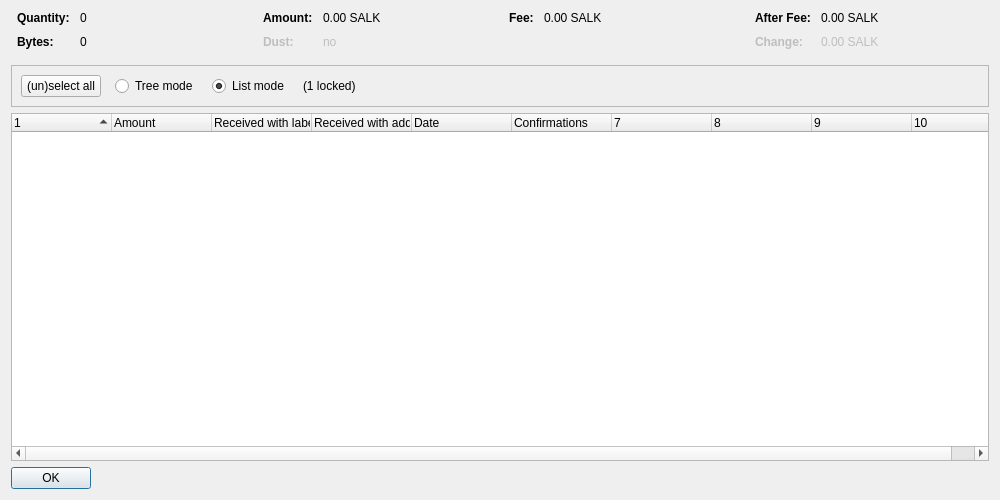
<?xml version="1.0" encoding="UTF-8"?>
<ui version="4.0">
 <class>CoinControlDialog</class>
 <widget class="QDialog" name="CoinControlDialog">
  <property name="geometry">
   <rect>
    <x>0</x>
    <y>0</y>
    <width>1000</width>
    <height>500</height>
   </rect>
  </property>
  <property name="windowTitle">
   <string>Coin Selection</string>
  </property>
  <layout class="QVBoxLayout" name="verticalLayout">
   <item>
    <layout class="QHBoxLayout" name="horizontalLayoutTop" stretch="0,0,0,0">
     <property name="topMargin">
      <number>0</number>
     </property>
     <property name="bottomMargin">
      <number>10</number>
     </property>
     <item>
      <layout class="QFormLayout" name="formLayoutCoinControl1">
       <property name="horizontalSpacing">
        <number>10</number>
       </property>
       <property name="verticalSpacing">
        <number>10</number>
       </property>
       <property name="leftMargin">
        <number>6</number>
       </property>
       <property name="rightMargin">
        <number>6</number>
       </property>
       <item row="0" column="0">
        <widget class="QLabel" name="labelCoinControlQuantityText">
         <property name="font">
          <font>
           <weight>75</weight>
           <bold>true</bold>
          </font>
         </property>
         <property name="text">
          <string>Quantity:</string>
         </property>
        </widget>
       </item>
       <item row="0" column="1">
        <widget class="QLabel" name="labelCoinControlQuantity">
         <property name="cursor">
          <cursorShape>IBeamCursor</cursorShape>
         </property>
         <property name="contextMenuPolicy">
          <enum>Qt::ActionsContextMenu</enum>
         </property>
         <property name="text">
          <string notr="true">0</string>
         </property>
         <property name="textInteractionFlags">
          <set>Qt::LinksAccessibleByMouse|Qt::TextSelectableByKeyboard|Qt::TextSelectableByMouse</set>
         </property>
        </widget>
       </item>
       <item row="1" column="0">
        <widget class="QLabel" name="labelCoinControlBytesText">
         <property name="font">
          <font>
           <weight>75</weight>
           <bold>true</bold>
          </font>
         </property>
         <property name="text">
          <string>Bytes:</string>
         </property>
        </widget>
       </item>
       <item row="1" column="1">
        <widget class="QLabel" name="labelCoinControlBytes">
         <property name="cursor">
          <cursorShape>IBeamCursor</cursorShape>
         </property>
         <property name="contextMenuPolicy">
          <enum>Qt::ActionsContextMenu</enum>
         </property>
         <property name="text">
          <string notr="true">0</string>
         </property>
         <property name="textInteractionFlags">
          <set>Qt::LinksAccessibleByMouse|Qt::TextSelectableByKeyboard|Qt::TextSelectableByMouse</set>
         </property>
        </widget>
       </item>
      </layout>
     </item>
     <item>
      <layout class="QFormLayout" name="formLayoutCoinControl2">
       <property name="horizontalSpacing">
        <number>10</number>
       </property>
       <property name="verticalSpacing">
        <number>10</number>
       </property>
       <property name="leftMargin">
        <number>6</number>
       </property>
       <property name="rightMargin">
        <number>6</number>
       </property>
       <item row="0" column="0">
        <widget class="QLabel" name="labelCoinControlAmountText">
         <property name="font">
          <font>
           <weight>75</weight>
           <bold>true</bold>
          </font>
         </property>
         <property name="text">
          <string>Amount:</string>
         </property>
        </widget>
       </item>
       <item row="0" column="1">
        <widget class="QLabel" name="labelCoinControlAmount">
         <property name="cursor">
          <cursorShape>IBeamCursor</cursorShape>
         </property>
         <property name="contextMenuPolicy">
          <enum>Qt::ActionsContextMenu</enum>
         </property>
         <property name="text">
          <string notr="true">0.00 SALK</string>
         </property>
         <property name="textInteractionFlags">
          <set>Qt::LinksAccessibleByMouse|Qt::TextSelectableByKeyboard|Qt::TextSelectableByMouse</set>
         </property>
        </widget>
       </item>
       <item row="1" column="0">
        <widget class="QLabel" name="labelCoinControlLowOutputText">
         <property name="enabled">
          <bool>false</bool>
         </property>
         <property name="font">
          <font>
           <weight>75</weight>
           <bold>true</bold>
          </font>
         </property>
         <property name="text">
          <string>Dust:</string>
         </property>
        </widget>
       </item>
       <item row="1" column="1">
        <widget class="QLabel" name="labelCoinControlLowOutput">
         <property name="enabled">
          <bool>false</bool>
         </property>
         <property name="cursor">
          <cursorShape>IBeamCursor</cursorShape>
         </property>
         <property name="contextMenuPolicy">
          <enum>Qt::ActionsContextMenu</enum>
         </property>
         <property name="text">
          <string notr="true">no</string>
         </property>
         <property name="textInteractionFlags">
          <set>Qt::LinksAccessibleByMouse|Qt::TextSelectableByKeyboard|Qt::TextSelectableByMouse</set>
         </property>
        </widget>
       </item>
      </layout>
     </item>
     <item>
      <layout class="QFormLayout" name="formLayoutCoinControl3">
       <property name="horizontalSpacing">
        <number>10</number>
       </property>
       <property name="verticalSpacing">
        <number>10</number>
       </property>
       <property name="leftMargin">
        <number>6</number>
       </property>
       <property name="rightMargin">
        <number>6</number>
       </property>
       <item row="0" column="0">
        <widget class="QLabel" name="labelCoinControlFeeText">
         <property name="font">
          <font>
           <weight>75</weight>
           <bold>true</bold>
          </font>
         </property>
         <property name="text">
          <string>Fee:</string>
         </property>
        </widget>
       </item>
       <item row="0" column="1">
        <widget class="QLabel" name="labelCoinControlFee">
         <property name="cursor">
          <cursorShape>IBeamCursor</cursorShape>
         </property>
         <property name="contextMenuPolicy">
          <enum>Qt::ActionsContextMenu</enum>
         </property>
         <property name="text">
          <string notr="true">0.00 SALK</string>
         </property>
         <property name="textInteractionFlags">
          <set>Qt::LinksAccessibleByMouse|Qt::TextSelectableByKeyboard|Qt::TextSelectableByMouse</set>
         </property>
        </widget>
       </item>
      </layout>
     </item>
     <item>
      <layout class="QFormLayout" name="formLayoutCoinControl4">
       <property name="horizontalSpacing">
        <number>10</number>
       </property>
       <property name="verticalSpacing">
        <number>10</number>
       </property>
       <property name="leftMargin">
        <number>6</number>
       </property>
       <property name="rightMargin">
        <number>6</number>
       </property>
       <item row="0" column="0">
        <widget class="QLabel" name="labelCoinControlAfterFeeText">
         <property name="font">
          <font>
           <weight>75</weight>
           <bold>true</bold>
          </font>
         </property>
         <property name="text">
          <string>After Fee:</string>
         </property>
        </widget>
       </item>
       <item row="0" column="1">
        <widget class="QLabel" name="labelCoinControlAfterFee">
         <property name="cursor">
          <cursorShape>IBeamCursor</cursorShape>
         </property>
         <property name="contextMenuPolicy">
          <enum>Qt::ActionsContextMenu</enum>
         </property>
         <property name="text">
          <string notr="true">0.00 SALK</string>
         </property>
         <property name="textInteractionFlags">
          <set>Qt::LinksAccessibleByMouse|Qt::TextSelectableByKeyboard|Qt::TextSelectableByMouse</set>
         </property>
        </widget>
       </item>
       <item row="1" column="0">
        <widget class="QLabel" name="labelCoinControlChangeText">
         <property name="enabled">
          <bool>false</bool>
         </property>
         <property name="font">
          <font>
           <weight>75</weight>
           <bold>true</bold>
          </font>
         </property>
         <property name="text">
          <string>Change:</string>
         </property>
        </widget>
       </item>
       <item row="1" column="1">
        <widget class="QLabel" name="labelCoinControlChange">
         <property name="enabled">
          <bool>false</bool>
         </property>
         <property name="cursor">
          <cursorShape>IBeamCursor</cursorShape>
         </property>
         <property name="contextMenuPolicy">
          <enum>Qt::ActionsContextMenu</enum>
         </property>
         <property name="text">
          <string notr="true">0.00 SALK</string>
         </property>
         <property name="textInteractionFlags">
          <set>Qt::LinksAccessibleByMouse|Qt::TextSelectableByKeyboard|Qt::TextSelectableByMouse</set>
         </property>
        </widget>
       </item>
      </layout>
     </item>
    </layout>
   </item>
   <item>
    <widget class="QFrame" name="frame">
     <property name="minimumSize">
      <size>
       <width>0</width>
       <height>40</height>
      </size>
     </property>
     <property name="frameShape">
      <enum>QFrame::StyledPanel</enum>
     </property>
     <property name="frameShadow">
      <enum>QFrame::Sunken</enum>
     </property>
     <layout class="QHBoxLayout" name="horizontalLayout">
      <item>
       <layout class="QHBoxLayout" name="horizontalLayoutPanel" stretch="0,0,0,0,0">
        <property name="spacing">
         <number>14</number>
        </property>
        <item>
         <widget class="QPushButton" name="pushButtonSelectAll">
          <property name="sizePolicy">
           <sizepolicy hsizetype="Maximum" vsizetype="Fixed">
            <horstretch>0</horstretch>
            <verstretch>0</verstretch>
           </sizepolicy>
          </property>
          <property name="text">
           <string>(un)select all</string>
          </property>
          <property name="autoDefault">
           <bool>false</bool>
          </property>
         </widget>
        </item>
        <item>
         <widget class="QRadioButton" name="radioTreeMode">
          <property name="sizePolicy">
           <sizepolicy hsizetype="Maximum" vsizetype="Fixed">
            <horstretch>0</horstretch>
            <verstretch>0</verstretch>
           </sizepolicy>
          </property>
          <property name="text">
           <string>Tree mode</string>
          </property>
         </widget>
        </item>
        <item>
         <widget class="QRadioButton" name="radioListMode">
          <property name="sizePolicy">
           <sizepolicy hsizetype="Maximum" vsizetype="Fixed">
            <horstretch>0</horstretch>
            <verstretch>0</verstretch>
           </sizepolicy>
          </property>
          <property name="text">
           <string>List mode</string>
          </property>
          <property name="checked">
           <bool>true</bool>
          </property>
         </widget>
        </item>
        <item>
         <widget class="QLabel" name="labelLocked">
          <property name="text">
           <string notr="true">(1 locked)</string>
          </property>
         </widget>
        </item>
        <item>
         <spacer name="horizontalSpacer">
          <property name="orientation">
           <enum>Qt::Horizontal</enum>
          </property>
          <property name="sizeHint" stdset="0">
           <size>
            <width>40</width>
            <height>20</height>
           </size>
          </property>
         </spacer>
        </item>
       </layout>
      </item>
     </layout>
    </widget>
   </item>
   <item>
    <widget class="CoinControlTreeWidget" name="treeWidget">
     <property name="contextMenuPolicy">
      <enum>Qt::CustomContextMenu</enum>
     </property>
     <property name="sortingEnabled">
      <bool>false</bool>
     </property>
     <property name="columnCount">
      <number>10</number>
     </property>
     <attribute name="headerShowSortIndicator" stdset="0">
      <bool>true</bool>
     </attribute>
     <attribute name="headerStretchLastSection">
      <bool>false</bool>
     </attribute>
     <column>
      <property name="text">
       <string/>
      </property>
     </column>
     <column>
      <property name="text">
       <string>Amount</string>
      </property>
     </column>
     <column>
      <property name="text">
       <string>Received with label</string>
      </property>
     </column>
     <column>
      <property name="text">
       <string>Received with address</string>
      </property>
     </column>
     <column>
      <property name="text">
       <string>Date</string>
      </property>
     </column>
     <column>
      <property name="text">
       <string>Confirmations</string>
      </property>
      <property name="toolTip">
       <string>Confirmed</string>
      </property>
     </column>
     <column>
      <property name="text">
       <string/>
      </property>
     </column>
     <column>
      <property name="text">
       <string/>
      </property>
     </column>
     <column>
      <property name="text">
       <string/>
      </property>
     </column>
     <column>
      <property name="text">
       <string/>
      </property>
     </column>
    </widget>
   </item>
   <item>
    <widget class="QDialogButtonBox" name="buttonBox">
     <property name="sizePolicy">
      <sizepolicy hsizetype="Maximum" vsizetype="Fixed">
       <horstretch>0</horstretch>
       <verstretch>0</verstretch>
      </sizepolicy>
     </property>
     <property name="orientation">
      <enum>Qt::Horizontal</enum>
     </property>
     <property name="standardButtons">
      <set>QDialogButtonBox::Ok</set>
     </property>
    </widget>
   </item>
  </layout>
 </widget>
 <customwidgets>
  <customwidget>
   <class>CoinControlTreeWidget</class>
   <extends>QTreeWidget</extends>
   <header>coincontroltreewidget.h</header>
  </customwidget>
 </customwidgets>
 <resources/>
 <connections/>
</ui>
